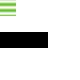

Tiled map render using the project's own tile images. Description and the whole map definition, tile-layer contents included, below:
An orthogonal 5x5 tile map with 16x16 px tiles, 1 tile layer (Default).

<map version="1.4" tiledversion="1.4.3" orientation="orthogonal" renderorder="right-down" width="5" height="5" tilewidth="16" tileheight="16" infinite="0" nextlayerid="2" nextobjectid="1">
 <tileset firstgid="1" source="BasicTileset.tsx" />
 <layer id="1" name="Default" width="5" height="5">
  <data encoding="csv">
3,2,2,2,2,
2,2,2,2,2,
1,1,1,2,2,
2,2,2,2,2,
2,2,2,2,2
</data>
 </layer>
</map>